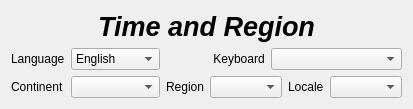
          <widget class="QWidget" name="PTime">
           <layout class="QGridLayout" name="gridLayout_14">
            <item row="0" column="0" colspan="7">
             <widget class="QLabel" name="LTimeRegionTitle">
              <property name="font">
               <font>
                <pointsize>20</pointsize>
                <weight>75</weight>
                <italic>true</italic>
                <bold>true</bold>
               </font>
              </property>
              <property name="text">
               <string>Time and Region</string>
              </property>
              <property name="alignment">
               <set>Qt::AlignCenter</set>
              </property>
             </widget>
            </item>
            <item row="1" column="0">
             <widget class="QLabel" name="LLanguage">
              <property name="text">
               <string>Language</string>
              </property>
             </widget>
            </item>
            <item row="1" column="1">
             <widget class="QComboBox" name="CBLanguage">
              <property name="sizePolicy">
               <sizepolicy hsizetype="Expanding" vsizetype="Fixed">
                <horstretch>0</horstretch>
                <verstretch>0</verstretch>
               </sizepolicy>
              </property>
              <item>
               <property name="text">
                <string>English</string>
               </property>
              </item>
              <item>
               <property name="text">
                <string>Castellano</string>
               </property>
              </item>
              <item>
               <property name="text">
                <string>Català</string>
               </property>
              </item>
             </widget>
            </item>
            <item row="1" column="3">
             <widget class="QLabel" name="LKeyboard">
              <property name="text">
               <string> Keyboard</string>
              </property>
             </widget>
            </item>
            <item row="1" column="4" colspan="3">
             <widget class="QComboBox" name="CBKeyboard">
              <property name="sizePolicy">
               <sizepolicy hsizetype="Expanding" vsizetype="Fixed">
                <horstretch>0</horstretch>
                <verstretch>0</verstretch>
               </sizepolicy>
              </property>
             </widget>
            </item>
            <item row="2" column="0">
             <widget class="QLabel" name="LContinent">
              <property name="sizePolicy">
               <sizepolicy hsizetype="Preferred" vsizetype="Preferred">
                <horstretch>0</horstretch>
                <verstretch>0</verstretch>
               </sizepolicy>
              </property>
              <property name="minimumSize">
               <size>
                <width>0</width>
                <height>0</height>
               </size>
              </property>
              <property name="text">
               <string>Continent</string>
              </property>
             </widget>
            </item>
            <item row="2" column="1">
             <widget class="QComboBox" name="CBContinent">
              <property name="sizePolicy">
               <sizepolicy hsizetype="Expanding" vsizetype="Fixed">
                <horstretch>0</horstretch>
                <verstretch>0</verstretch>
               </sizepolicy>
              </property>
              <property name="maximumSize">
               <size>
                <width>250</width>
                <height>16777215</height>
               </size>
              </property>
             </widget>
            </item>
            <item row="2" column="2">
             <widget class="QLabel" name="LRegion">
              <property name="text">
               <string>Region</string>
              </property>
             </widget>
            </item>
            <item row="2" column="3" colspan="2">
             <widget class="QComboBox" name="CBRegion"/>
            </item>
            <item row="2" column="5">
             <widget class="QLabel" name="LLocale">
              <property name="text">
               <string>Locale</string>
              </property>
             </widget>
            </item>
            <item row="2" column="6">
             <widget class="QComboBox" name="CBLocale">
              <property name="sizePolicy">
               <sizepolicy hsizetype="Expanding" vsizetype="Fixed">
                <horstretch>0</horstretch>
                <verstretch>0</verstretch>
               </sizepolicy>
              </property>
             </widget>
            </item>
           </layout>
          </widget>
